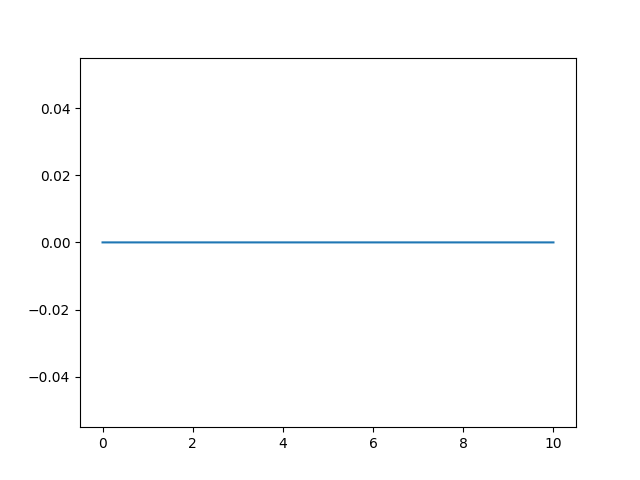
#> input picture Measurement/png/sin_0.png, 640 x 480 px; its folder holds only this picture in this run
$ jupyter execute --allow-errors sample.ipynb   (shell and % lines are left out)
#> lines starting #> are read from the running program, lines starting #| are printed output that depends on the picture
#> further down, img is the input picture: PIL image 640x480 RGBA; mean R, G, B, A 252.1, 252.4, 252.6, 255
#> `img = img.resize((1100,500))`:
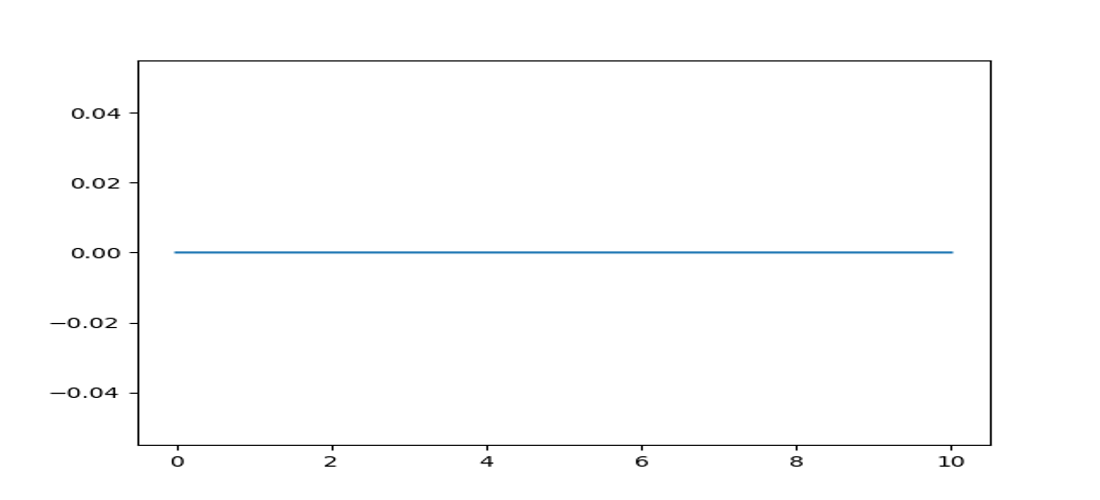
#> img: PIL image 1100x500 RGBA; mean R, G, B, A 252, 252.3, 252.5, 255
[cell 1]
import numpy as np
import matplotlib.pyplot as plt
from matplotlib.widgets import Slider, Button, RadioButtons
from PIL import Image
from matplotlib import gridspec

png_dat = []

#> (the rest of this cell did not finish here and is left out)

[cell 2]
import numpy as np
import matplotlib.pyplot as plt
from matplotlib.widgets import Slider, Button, RadioButtons

fig, ax = plt.subplots()
plt.subplots_adjust(left=0.25, bottom=0.25)
t = np.arange(0.0, 1.0, 0.001)
a0 = 5
f0 = 3
s = a0*np.sin(2*np.pi*f0*t)
l, = plt.plot(t, s, lw=2, color='red')
plt.axis([0, 1, -10, 10])

axcolor = 'lightgoldenrodyellow'
axfreq = plt.axes([0.25, 0.1, 0.65, 0.03], facecolor=axcolor)
axamp = plt.axes([0.25, 0.15, 0.65, 0.03], facecolor=axcolor)

sfreq = Slider(axfreq, 'Freq', 0.1, 30.0, valinit=f0)
samp = Slider(axamp, 'Amp', 0.1, 10.0, valinit=a0)


def update(val):
    amp = samp.val
    freq = sfreq.val
    l.set_ydata(amp*np.sin(2*np.pi*freq*t))
    fig.canvas.draw_idle()
sfreq.on_changed(update)
samp.on_changed(update)

resetax = plt.axes([0.8, 0.025, 0.1, 0.04])
button = Button(resetax, 'Reset', color=axcolor, hovercolor='0.975')


def reset(event):
    sfreq.reset()
    samp.reset()
button.on_clicked(reset)

rax = plt.axes([0.025, 0.5, 0.15, 0.15], facecolor=axcolor)
radio = RadioButtons(rax, ('red', 'blue', 'green'), active=0)


def colorfunc(label):
    l.set_color(label)
    fig.canvas.draw_idle()
radio.on_clicked(colorfunc)

plt.show()
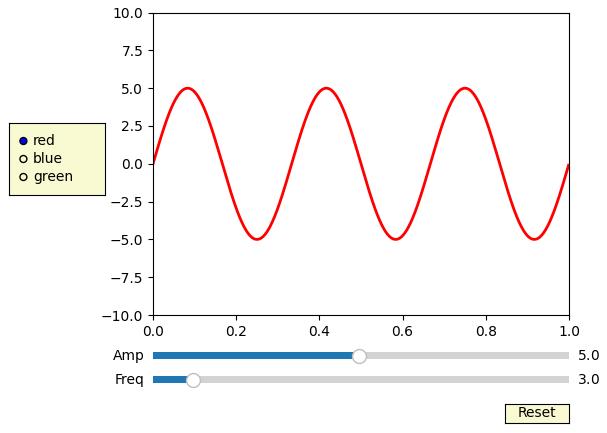
#> figure drawn by matplotlib, 4 panels; panel 1: curve peaks at x = 0.75, y = 5

[cell 3]
import numpy as np
import matplotlib.pyplot as plt

for i in range(10):
    t = np.arange(0.0, 10.0, 0.001)
    s = np.sin(2*np.pi*i*0.1*t)

    plt.plot(t, s)
    plt.savefig("./png/sin_{}.png".format(i))
    plt.show()
#> this loop made 10 passes
#> pass 1, `plt.savefig("./png/sin_{}.png".format(i))`:
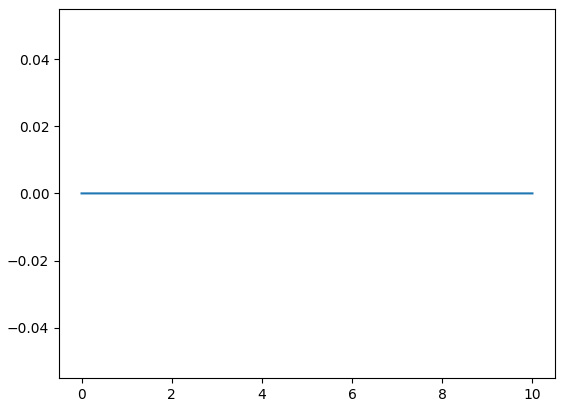
#> figure drawn by matplotlib, 1 panel
#> pass 2, `plt.savefig("./png/sin_{}.png".format(i))`:
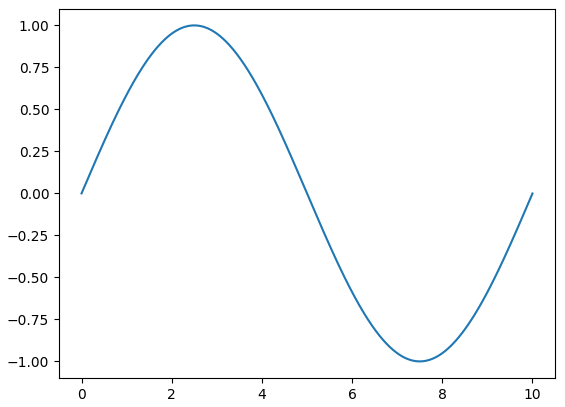
#> figure drawn by matplotlib, 1 panel; curve peaks at x = 2.5, y = 1

[cell 4]
# #coding:utf-8
# from PIL import Image
# from matplotlib.image import imread, imsave

# # fname=画像ファイル、format=画像ファイルの拡張子
# # formatを指定しない場合は、推測により決定し、推測できない場合はPNGとなる
# img =  Image.open('./png/sin_0.png')

# im.show(img)

# インポート
from IPython.display import Image

for i in range(3):

    # 画像ファイル名(パス)
    file_name = './png/sin_{}.png'.format(i)

# IPythonで画像の読み込みと表示
Image(file_name)
